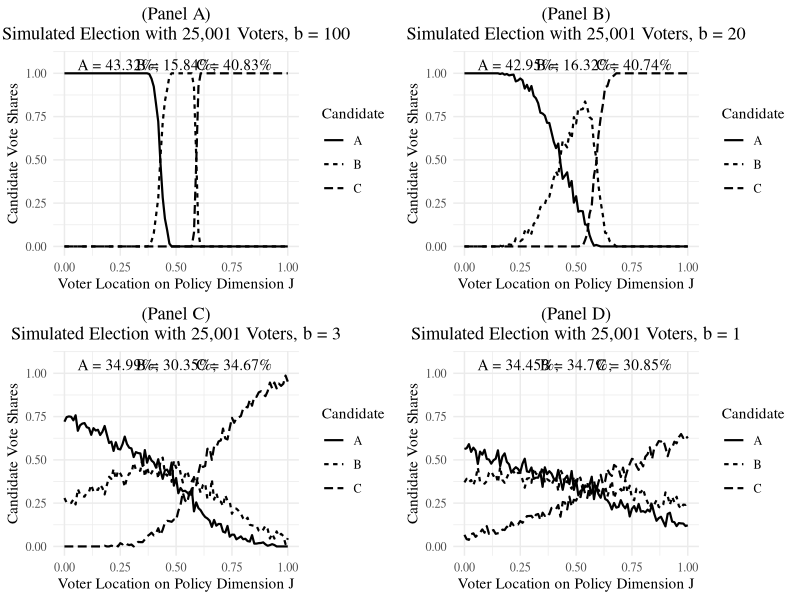
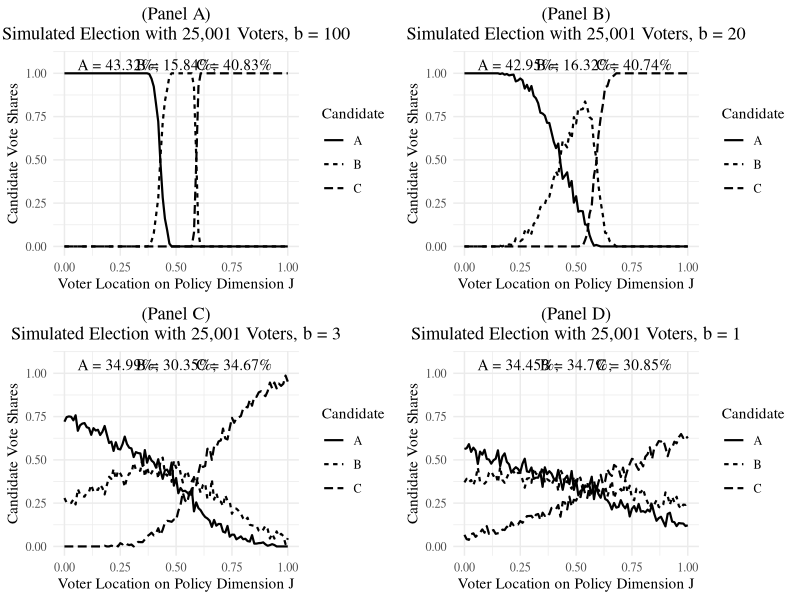

Source code (R) for these figures, in order:

# Simulating a Behavioral Model of the Vote
# -----------------------------------------
library(dplyr)
library(foreach)
library(ggplot2)
library(gridExtra)

# Create "a spatial model of policy voting, in which
# the positions of both voters and candidates are randomly
# generated from uniform distributions on the interval
# [0,1]" and where voters' nonpolicy motivations are
# captured by a random variable independently generated
# from a type 1 extreme value distribution (Adams 1997, 1254).

# Generate Data Frame with Simulated Data
x <- times(25001) %do% {
  rep(sample(seq(0,1,.01),replace=T,size=1),3)
}
k <- c(.39,.47,.71)
df <- data.frame(voter=sort(rep(1:25001,len=length(x))),
                 cand=rep(c('A','B','C'),len=length(x)),
                 ideal_voter=x,
                 ideal_cand=rep(k,len=length(x)),
                 noise=exp(-exp(-rnorm(length(x),sd=sqrt(0.7),
                                       mean=0.6))) ) %>% 
  mutate(utility1=-100*((ideal_voter-ideal_cand)^2) + noise, # Vary level of policy
         utility2=-20*((ideal_voter-ideal_cand)^2) + noise,  # salience.
         utility3=-3*((ideal_voter-ideal_cand)^2) + noise,
         utility4=-1*((ideal_voter-ideal_cand)^2) + noise) %>%
  group_by(voter) %>%
  mutate(vote1=as.numeric(utility1==max(utility1)), # Create 0-1 dummy for whether
         vote2=as.numeric(utility2==max(utility2)), # a voter voted for candidate
         vote3=as.numeric(utility3==max(utility3)), # A, B, or C.
         vote4=as.numeric(utility4==max(utility4)))

# Visualize results
out1 <- df %>% group_by(cand) %>%
  summarize(vote_share=mean(vote1))
g1 <- df %>% group_by(ideal_voter,cand) %>%
  summarize(vote_share=mean(vote1)) %>%
  mutate(Candidate=cand) %>%
  ggplot(aes(ideal_voter,vote_share,linetype=Candidate)) +
  geom_line(size=.75) + 
  labs(x='Voter Location on Policy Dimension J',
       y='Candidate Vote Shares',
       title='(Panel A)\nSimulated Election with 25,001 Voters, b = 100') +
  annotate('text',y=c(1.05),x=c(.24,.5,.76),
           label=c(paste("A = ",round(out1[1,2]*100,2),"%;",sep=""),
                   paste("B = ",round(out1[2,2]*100,2),"%;",sep=""),
                   paste("C = ",round(out1[3,2]*100,2),"%",sep="")),
           family='serif') +
  theme_minimal() +
  theme(text=element_text(family='serif'),
        plot.title = element_text(hjust=0.5)) + 
  scale_y_continuous(breaks=c(0,.25,.5,.75,1),
                     limits=c(0,1.075))
out2 <- df %>% group_by(cand) %>%
  summarize(vote_share=mean(vote2))
g2 <- df %>% group_by(ideal_voter,cand) %>%
  summarize(vote_share=mean(vote2)) %>%
  mutate(Candidate=cand) %>%
  ggplot(aes(ideal_voter,vote_share,linetype=Candidate)) +
  geom_line(size=.75) + 
  labs(x='Voter Location on Policy Dimension J',
       y='Candidate Vote Shares',
       title='(Panel B)\nSimulated Election with 25,001 Voters, b = 20') +
  annotate('text',y=c(1.05),x=c(.24,.5,.76),
           label=c(paste("A = ",round(out2[1,2]*100,2),"%;",sep=""),
                   paste("B = ",round(out2[2,2]*100,2),"%;",sep=""),
                   paste("C = ",round(out2[3,2]*100,2),"%",sep="")),
           family='serif') +
  theme_minimal() +
  theme(text=element_text(family='serif'),
        plot.title = element_text(hjust=0.5)) + 
  scale_y_continuous(breaks=c(0,.25,.5,.75,1),
                     limits=c(0,1.075))
out3 <- df %>% group_by(cand) %>%
  summarize(vote_share=mean(vote3))
g3 <- df %>% group_by(ideal_voter,cand) %>%
  summarize(vote_share=mean(vote3)) %>%
  mutate(Candidate=cand) %>%
  ggplot(aes(ideal_voter,vote_share,linetype=Candidate)) +
  geom_line(size=.75) + 
  labs(x='Voter Location on Policy Dimension J',
       y='Candidate Vote Shares',
       title='(Panel C)\nSimulated Election with 25,001 Voters, b = 3') +
  annotate('text',y=c(1.05),x=c(.24,.5,.76),
           label=c(paste("A = ",round(out3[1,2]*100,2),"%;",sep=""),
                   paste("B = ",round(out3[2,2]*100,2),"%;",sep=""),
                   paste("C = ",round(out3[3,2]*100,2),"%",sep="")),
           family='serif') +
  theme_minimal() +
  theme(text=element_text(family='serif'),
        plot.title = element_text(hjust=0.5)) + 
  scale_y_continuous(breaks=c(0,.25,.5,.75,1),
                     limits=c(0,1.075))
out4 <- df %>% group_by(cand) %>%
  summarize(vote_share=mean(vote4))
g4 <- df %>% group_by(ideal_voter,cand) %>%
  summarize(vote_share=mean(vote4)) %>%
  mutate(Candidate=cand) %>%
  ggplot(aes(ideal_voter,vote_share,linetype=Candidate)) +
  geom_line(size=.75) + 
  labs(x='Voter Location on Policy Dimension J',
       y='Candidate Vote Shares',
       title='(Panel D)\nSimulated Election with 25,001 Voters, b = 1') +
  annotate('text',y=c(1.05),x=c(.24,.5,.76),
           label=c(paste("A = ",round(out4[1,2]*100,2),"%;",sep=""),
                   paste("B = ",round(out4[2,2]*100,2),"%;",sep=""),
                   paste("C = ",round(out4[3,2]*100,2),"%",sep="")),
           family='serif') +
  theme_minimal() +
  theme(text=element_text(family='serif'),
        plot.title = element_text(hjust=0.5)) + 
  scale_y_continuous(breaks=c(0,.25,.5,.75,1),
                     limits=c(0,1.075))
grid.arrange(g1,g2,g3,g4)
ggsave(plot=grid.arrange(g1,g2,g3,g4),filename='Rplot.pdf',width=10,height=7.0)

# End File